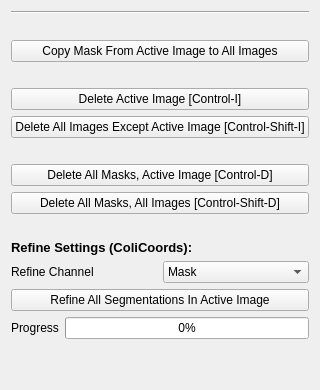
  <widget class="QWidget" name="tab_14">
   <attribute name="title">
    <string>Misc</string>
   </attribute>
   <layout class="QVBoxLayout" name="verticalLayout_18">
    <item>
     <widget class="Line" name="line_20">
      <property name="orientation">
       <enum>Qt::Horizontal</enum>
      </property>
     </widget>
    </item>
    <item>
     <spacer name="verticalSpacer_26">
      <property name="orientation">
       <enum>Qt::Vertical</enum>
      </property>
      <property name="sizeType">
       <enum>QSizePolicy::Minimum</enum>
      </property>
      <property name="sizeHint" stdset="0">
       <size>
        <width>20</width>
        <height>20</height>
       </size>
      </property>
     </spacer>
    </item>
    <item>
     <widget class="QPushButton" name="modify_copymasktoall">
      <property name="text">
       <string>Copy Mask From Active Image to All Images</string>
      </property>
     </widget>
    </item>
    <item>
     <spacer name="verticalSpacer_37">
      <property name="orientation">
       <enum>Qt::Vertical</enum>
      </property>
      <property name="sizeType">
       <enum>QSizePolicy::Minimum</enum>
      </property>
      <property name="sizeHint" stdset="0">
       <size>
        <width>20</width>
        <height>20</height>
       </size>
      </property>
     </spacer>
    </item>
    <item>
     <widget class="QPushButton" name="modify_deleteactiveimage">
      <property name="text">
       <string>Delete Active Image [Control-I]</string>
      </property>
     </widget>
    </item>
    <item>
     <widget class="QPushButton" name="modify_deleteotherimages">
      <property name="text">
       <string>Delete All Images Except Active Image [Control-Shift-I]</string>
      </property>
     </widget>
    </item>
    <item>
     <spacer name="verticalSpacer_38">
      <property name="orientation">
       <enum>Qt::Vertical</enum>
      </property>
      <property name="sizeType">
       <enum>QSizePolicy::Minimum</enum>
      </property>
      <property name="sizeHint" stdset="0">
       <size>
        <width>20</width>
        <height>20</height>
       </size>
      </property>
     </spacer>
    </item>
    <item>
     <widget class="QPushButton" name="modify_deleteactivemasks">
      <property name="text">
       <string>Delete All Masks, Active Image [Control-D]</string>
      </property>
     </widget>
    </item>
    <item>
     <widget class="QPushButton" name="modify_deleteallmasks">
      <property name="text">
       <string>Delete All Masks, All Images [Control-Shift-D]</string>
      </property>
     </widget>
    </item>
    <item>
     <spacer name="verticalSpacer_20">
      <property name="orientation">
       <enum>Qt::Vertical</enum>
      </property>
      <property name="sizeType">
       <enum>QSizePolicy::Minimum</enum>
      </property>
      <property name="sizeHint" stdset="0">
       <size>
        <width>20</width>
        <height>20</height>
       </size>
      </property>
     </spacer>
    </item>
    <item>
     <widget class="QLabel" name="label_31">
      <property name="font">
       <font>
        <pointsize>10</pointsize>
        <weight>75</weight>
        <bold>true</bold>
       </font>
      </property>
      <property name="text">
       <string>Refine Settings (ColiCoords):</string>
      </property>
     </widget>
    </item>
    <item>
     <layout class="QGridLayout" name="gridLayout_12">
      <item row="0" column="0">
       <widget class="QLabel" name="label_53">
        <property name="text">
         <string>Refine Channel</string>
        </property>
       </widget>
      </item>
      <item row="0" column="1">
       <widget class="QComboBox" name="refine_channel">
        <item>
         <property name="text">
          <string>Mask</string>
         </property>
        </item>
       </widget>
      </item>
     </layout>
    </item>
    <item>
     <widget class="QPushButton" name="refine_all">
      <property name="text">
       <string>Refine All Segmentations In Active Image</string>
      </property>
     </widget>
    </item>
    <item>
     <layout class="QFormLayout" name="formLayout">
      <item row="0" column="0">
       <widget class="QLabel" name="label_17">
        <property name="text">
         <string>Progress</string>
        </property>
       </widget>
      </item>
      <item row="0" column="1">
       <widget class="QProgressBar" name="modify_progressbar">
        <property name="value">
         <number>0</number>
        </property>
        <property name="textVisible">
         <bool>true</bool>
        </property>
       </widget>
      </item>
     </layout>
    </item>
    <item>
     <spacer name="verticalSpacer_13">
      <property name="orientation">
       <enum>Qt::Vertical</enum>
      </property>
      <property name="sizeHint" stdset="0">
       <size>
        <width>20</width>
        <height>40</height>
       </size>
      </property>
     </spacer>
    </item>
   </layout>
  </widget>
